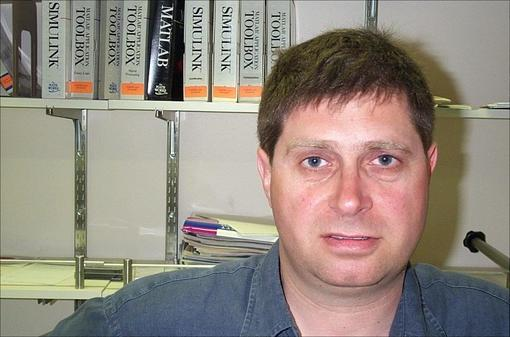
#> input picture fall_2020/hw6_release/image_0001.jpg, 510 x 337 px; its folder holds 4 pictures in this run
$ jupyter execute --allow-errors hw6_updated.ipynb   (shell and % lines are left out)
#> lines starting #> are read from the running program, lines starting #| are printed output that depends on the picture
### stanford-cs131-computer-vision-foundation/fall_2020/hw6_release/detection.py
import numpy as np
from skimage import feature, data, color, exposure, io
from skimage.transform import rescale, resize, downscale_local_mean
from skimage.filters import gaussian
from scipy import signal
from scipy.ndimage import shift
import math

# [84 lines left out: functions hog_feature, sliding_window, not called in this run]


def pyramid(image, scale=0.9, min_size=(200, 100)):
    """
    Generate image pyramid using the given image and scale.
    Reducing the size of the image until either the height or
    width is below the minimum limit. In the ith iteration,
    the image is resized to scale^i of the original image.

    This function is mostly completed for you -- only a termination
    condition is needed.

    Args:
        image: np array of (h,w), an image to scale.
        scale: float of how much to rescale the image each time.
        min_size: pair of ints showing the minimum height and width.

    Returns:
        images: list containing pair of
            (the current scale of the image, resized image).
    """
    images = []

    # Yield the original image
    current_scale = 1.0
    images.append((current_scale, image))

    while True:
        # Use "break" to exit this loop when termination conditions are met.
        current_size = image.shape
        if current_size[0] < min_size[0] or current_size[1] < min_size[1]:
            break

        # Compute the new dimensions of the image and resize it
        current_scale *= scale
        image = rescale(image, scale, mode='constant')

        # Yield the next image in the pyramid
        images.append((current_scale, image))

    return images


# [36 lines left out: function pyramid_score, not called in this run]


def compute_displacement(part_centers, face_shape):
    """
    Calculate the mu and sigma for each part. d is the array where each row
    is the main center (face center) minus the part center. Since in our
    dataset, the face is the full image, face center could be computed by
    finding the center of the image. Vector mu is computed by taking an average
    from the rows of d. And sigma is the standard deviation among the rows.

    Hint: d is the array of distances between part centers and the face center,
    such that d[i,0] is the face's center-x coordinate minus the ith part's x
    coordinate, and similarly for y coordinates.

    Hint: you should leave mu as floats instead of rounding to integers,
    because our next step of applying the shift in shift_heatmap will
    interpolate the shift, which is valid for float shifts.

    Args:
        part_centers: np array of (n,2) containing centers
            of one part in each image.
        face_shape: np array of (h,w) that indicates the shape of a face.
    Returns:
        mu: (2,) vector.
        sigma: (2,) vector.

    """
    d = np.zeros((part_centers.shape[0], 2))

    face_center = face_shape[0]/2, face_shape[1]/2

    # face's center-x coordinate minus the ith part's x coordinate
    d[:,0] = face_center[0] - part_centers[:,0]  # shift distance in x direction
    d[:,1] = face_center[1] - part_centers[:,1]  # shift distance in y direction

    mu = np.mean(d, axis=0)
    sigma = np.std(d, axis=0)

    return mu, sigma


# [86 lines left out: functions shift_heatmap, gaussian_heatmap, detect_multiple, not called in this run]

### fall_2020/hw6_release/visualization.py
"""plot and visualization functions for cs131 hw7"""
import matplotlib.patches as patches
import matplotlib.pyplot as plt
import numpy as np
from skimage.transform import downscale_local_mean, rescale, resize


# [41 lines left out: functions plot_part1, plot_part2, not called in this run]


def plot_part3_1(images):
    """plot image pyramid."""
    sum_r = 0
    sum_c = 0
    for i, result in enumerate(images):
        (scale, image) = result
        if i == 0:
            sum_c = image.shape[1]
        sum_r += image.shape[0]

    composite_image = np.zeros((sum_r, sum_c))

    pointer = 0
    for i, result in enumerate(images):
        (scale, image) = result
        composite_image[pointer:pointer +
                        image.shape[0], :image.shape[1]] = image
        pointer += image.shape[0]

    plt.imshow(composite_image)
    plt.axis('off')
    plt.title('Image Pyramid')
    plt.show()


# [99 lines left out: functions plot_part3_2, plot_part4, plot_part5_1, plot_part5_2_face, plot_part5_2_parts, plot_part6_1, not called in this run]

### fall_2020/hw6_release/hw6_updated.ipynb
# Homework 6
In this homework, we will implement a simplified version of object detection process. Note that the tests on the notebook are not comprehensive, autograder will contain more tests.

[cell 1]
from __future__ import print_function
import random
import numpy as np
import matplotlib.pyplot as plt
import matplotlib.patches as patches
from skimage import io
from skimage.feature import hog
from skimage import data, color, exposure
from skimage.transform import rescale, resize, downscale_local_mean
import glob, os
import fnmatch
import time

import warnings
warnings.filterwarnings('ignore')

from detection import *
from visualization import *
from utils import *

# This code is to make matplotlib figures appear inline in the
# notebook rather than in a new window.
plt.rcParams['figure.figsize'] = (10.0, 8.0) # set default size of plots
plt.rcParams['image.interpolation'] = 'nearest'
plt.rcParams['image.cmap'] = 'gray'

# Some more magic so that the notebook will reload external python modules;
# see http://stackoverflow.com/questions/1907993/autoreload-of-modules-in-ipython

# Part 1: Hog Representation (5 points)

In this section, we will compute the average hog representation of human faces.<br>
There are 31 aligned face images provided in the `\face` folder. They are all aligned and have the same size. We will get an average face from these images and compute a hog feature representation for the averaged face. <br>
Use the hog function provided by skimage library, and implement a hog representation of objects.
Implement **`hog_feature`** function in `detection.py`

#> (a cell that did not finish here is left out)

# Part 2: Sliding Window (20 points)
Implement **`sliding_window`** function to have windows slide across an image with a specific window size. The window slides through the image and checks if an object is detected with a high similarity score with the template at every location. We compute these scores as the dot product of the HoG features of the template and the HoG features of each window as the windows slide through the image. These scores will generate a response map and you will be able to find the location of the window with the highest hog score.

[cell 3]
image_path = 'image_0001.jpg'
image = io.imread(image_path, as_gray=True)
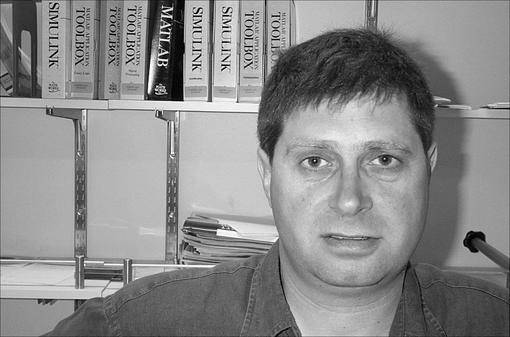
#> image: shape (337, 510) float64; min 0, max 0.999, mean 0.543
image = rescale(image, 0.8)
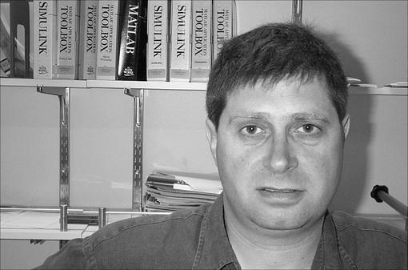
#> image: shape (270, 408) float64; min 0.00659, max 0.995, mean 0.543

#> (the rest of this cell did not finish here and is left out)

Sliding window successfully found the human face in the above example. However, in the cell below, we are only changing the scale of the image, and you can see that sliding window does not work once the scale of the image is changed.

[cell 4]
image_path = 'image_0001.jpg'
image = io.imread(image_path, as_gray=True)
image = rescale(image, 1.2)
#> image: shape (404, 612) float64

#> (the rest of this cell did not finish here and is left out)

# Part 3: Image Pyramids (20 points)
In order to make sliding window work for different scales of images, you need to implement image pyramids where you resize the image to different scales and run the sliding window method on each resized image. This way you scale the objects and can detect both small and large objects.

###  3.1 Image Pyramid (5 points)

Implement **`pyramid`** function in `detection.py`, this will create pyramid of images at different scales. Run the following code, and you will see the shape of the original image gets smaller until it reaches a minimum size.

[cell 5]
image_path = 'image_0001.jpg'

image = io.imread(image_path, as_gray=True)
image = rescale(image, 1.2)

images = pyramid(image, scale = 0.9)
#> the loop in pyramid, `while True: # Use "break" to exit this loop when termination condition..` made 8 passes
#> pass 2, in pyramid, `image = rescale(image, scale, mode='constant')`:
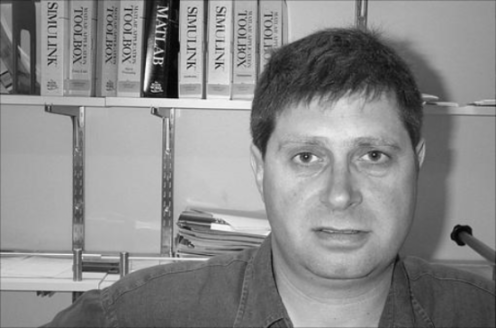
#> image: shape (328, 496) float64; min 0.0217, max 0.983, mean 0.543
#> after the loop in pyramid, `while True:`:
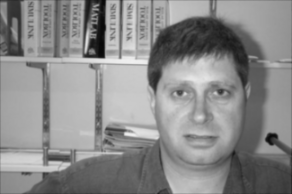
#> image: shape (194, 292) float64; min 0.0326, max 0.942, mean 0.542
#> after the loop in pyramid, `while True:`: current_scale = 0.478; images = 8 items
#> images = 8 items

plot_part3_1(images)
#> the loop in plot_part3_1, `for i, result in enumerate(images):` made 8 passes
#> (scale, sum_c, sum_r) on pass 1: (1, 612, 404)
#> (scale, sum_r) on passes 2 to 7: (0.9, 768), (0.81, 1096), (0.729, 1391), (0.656, 1657), (0.59, 1896), (0.531, 2111)
#> after the loop in plot_part3_1, `for i, result in enumerate(images):`: sum_r = 2305
#> the loop in plot_part3_1, `for i, result in enumerate(images):` made 8 passes
#> after the loop in plot_part3_1, `for i, result in enumerate(images):`:
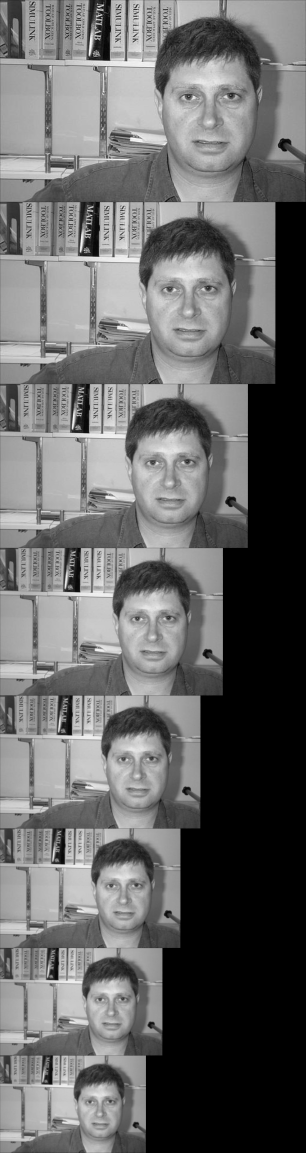
#> composite_image: shape (2305, 612) float64 (shown at 1/2 size); min 0, max 0.997, mean 0.408

###  3.2 Pyramid Score (15 points)

After getting the image pyramid, we will run sliding window on all the images to find a place that gets the highest score. Implement **`pyramid_score`** function in `detection.py`. It will return the highest score and its related information in the image pyramids.

[cell 6]
image_path = 'image_0001.jpg'

image = io.imread(image_path, as_gray=True)
image = rescale(image, 1.2)

#> (the rest of this cell did not finish here and is left out)

From the above example, we can see that image pyramid has fixed the problem of scaling. Then in the example below, we will try another image and implement a deformable parts model.

[cell 7]
image_path = 'image_0338.jpg'
image = io.imread(image_path, as_gray=True)
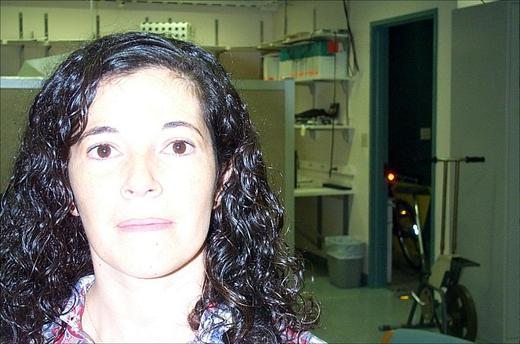
#> input picture fall_2020/hw6_release/image_0338.jpg, 520 x 344 px
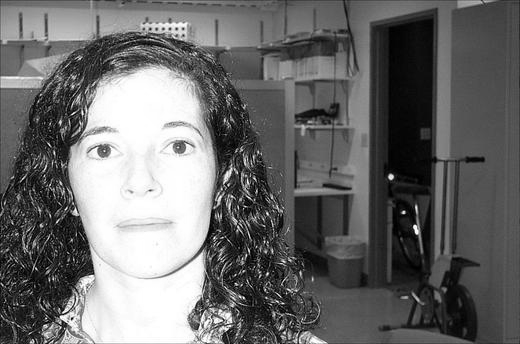
#> image: shape (344, 520) float64; min 0, max 1, mean 0.42
image = rescale(image, 1.0)

#> (the rest of this cell did not finish here and is left out)

# Part 4: Deformable Parts Detection (15 Points)
In order to solve the problem above, you will implement deformable parts model in this section, and apply it on human faces. <br>
The first step is to get a detector for each part of the face, including left eye, right eye, nose and mouth. <br>
For example for the left eye, we have provided the groundtruth location of left eyes for each image in the `\face` directory. This is stored in the `lefteyes` array with shape `(n,2)`, each row is the `(r,c)` location of the center of left eye. You will then find the average hog representation of the left eyes in the images.

Run through the following code to get a detector for left eyes.

#> (a cell that did not finish here is left out)

Run through the following code to get a detector for right eye.

[cell 9]
righteye_h = 10
righteye_w = 20

righteye_shape = (righteye_h, righteye_w)

#> (the rest of this cell did not finish here and is left out)

Run through the following code to get a detector for nose.

[cell 10]
nose_h = 30
nose_w = 26

nose_shape = (nose_h, nose_w)

#> (the rest of this cell did not finish here and is left out)

Run through the following code to get a detector for mouth

[cell 11]
mouth_h = 20
mouth_w = 36

mouth_shape = (mouth_h, mouth_w)

#> (the rest of this cell did not finish here and is left out)

###  4.1 Compute displacement (10 points)

Implement **`compute_displacement`** to get an average shift vector mu and standard deviation sigma for each part of the face. The vector mu is the distance from the main center, i.e the center of the face, to the center of the part. Note that you can and should leave mu as a decimal instead of rounding to integers, because our next step of applying the shift in **`shift_heatmap`** will interpolate the shift, which is valid for decimal shifts.

[cell 12]
# test for compute_displacement
test_array = np.array([[0,1],[1,2],[2,3],[3,4]])
test_shape = (6,6)
mu, std = compute_displacement(test_array, test_shape)
